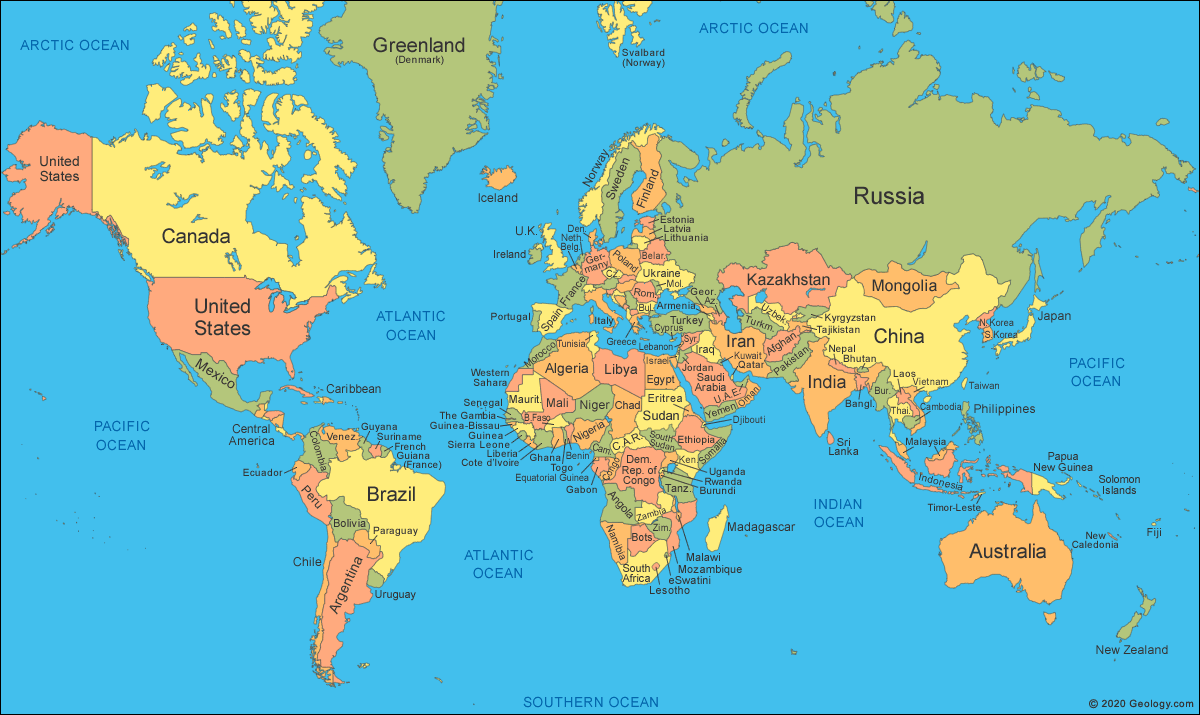
#> input picture sem_3/nlp/important_coding_questions/unit_3_image_translation/world-map.map.gif, 1200 x 715 px, found by its file name
$ python image_translation.py
#> lines starting #> are read from the running program, lines starting #| are printed output that depends on the picture

# ==========================================
# COMPUTER VISION - IMAGE TRANSFORMATION
# ==========================================

import cv2
import numpy as np

# 1. Load image
image = cv2.imread("C:\\Users\\piyush kumar\\OneDrive\\Desktop\\GitHub\\PESU\\sem_3\\nlp\\important_coding_questions\\unit_3_image_translation\\world-map.map.gif")
#> image is the input picture: shape (715, 1200, 3); mean B, G, R 195, 188.3, 110.8

if image is None:
    print("Image not found!")
    exit()

height, width = image.shape[:2]
#> height = 715; width = 1200
# print(height, width)

cv2.imshow("Original Image", image)


# ==========================================
# 2. TRANSLATION - MOVE IMAGE
# ==========================================

tx = 100
ty = 50

# Matrix shifts image right by 100 and down by 50
translation_matrix = np.float32([
    [1, 0, tx],
    [0, 1, ty]
])

translated = cv2.warpAffine(
    image, translation_matrix, (width, height)
)
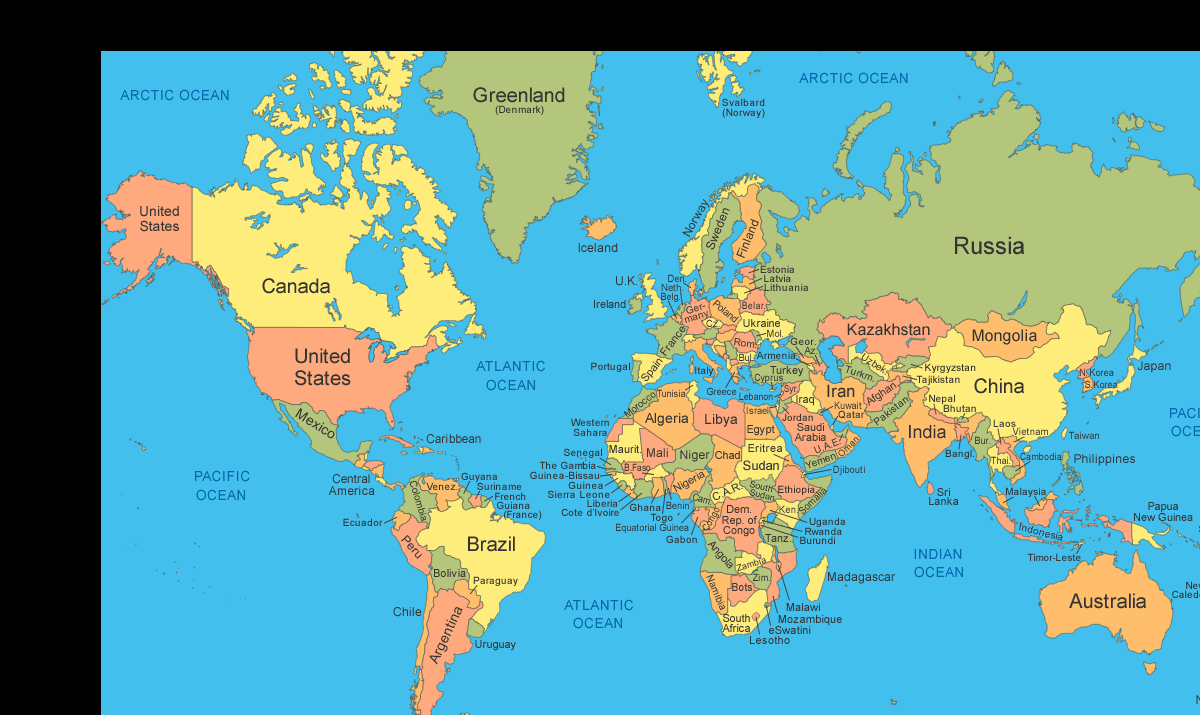
#> translated: shape (715, 1200, 3); mean B, G, R 161.7, 160.8, 100.6

cv2.imshow("Translation", translated)

# MCQ: Translation matrix is 2x3 in OpenCV.
# Positive tx = right; positive ty = down.


# ==========================================
# 3. SCALING - RESIZE IMAGE
# ==========================================

scaled = cv2.resize(image, None, fx=2, fy=2)

cv2.imshow("Scaling", scaled)

# MCQ:
# fx = horizontal scale factor
# fy = vertical scale factor
# fx=2, fy=2 doubles width and height.
# Scaling around the origin can be different from
# scaling around the image center.


# ==========================================
# 4. ROTATION - ROTATE BY 45 DEGREES
# ==========================================

center = (width // 2, height // 2)
#> center = (600, 357)

rotation_matrix = cv2.getRotationMatrix2D(
    center, 45, 1.0
)

rotated = cv2.warpAffine(
    image, rotation_matrix, (width, height)
)
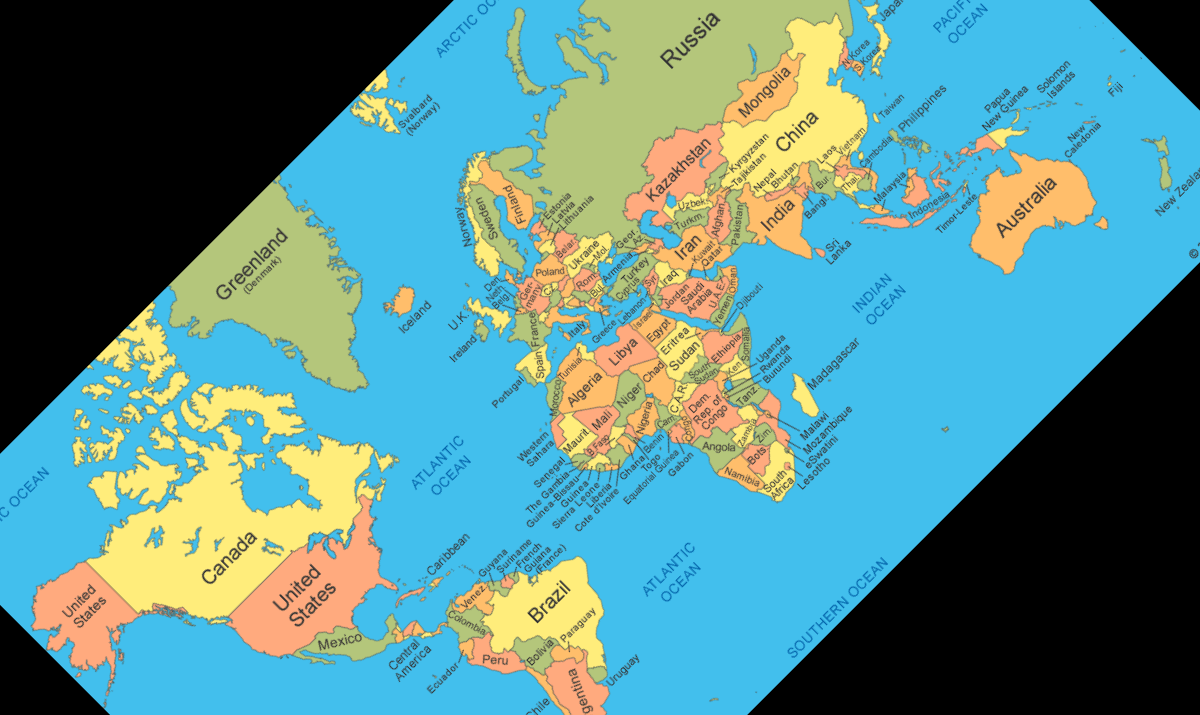
#> rotated: shape (715, 1200, 3); mean B, G, R 140.9, 140.8, 89.7

cv2.imshow("Rotation 45 Degrees", rotated)

# MCQ:
# getRotationMatrix2D(center, angle, scale)
# Positive angle = counter-clockwise rotation
# in the usual OpenCV coordinate convention.


# ==========================================
# 5. HORIZONTAL SHEARING
# ==========================================

shx = 0.5

horizontal_shear_matrix = np.float32([
    [1, shx, 0],
    [0, 1, 0]
])

horizontal_shear = cv2.warpAffine(
    image, horizontal_shear_matrix, (width, height)
)
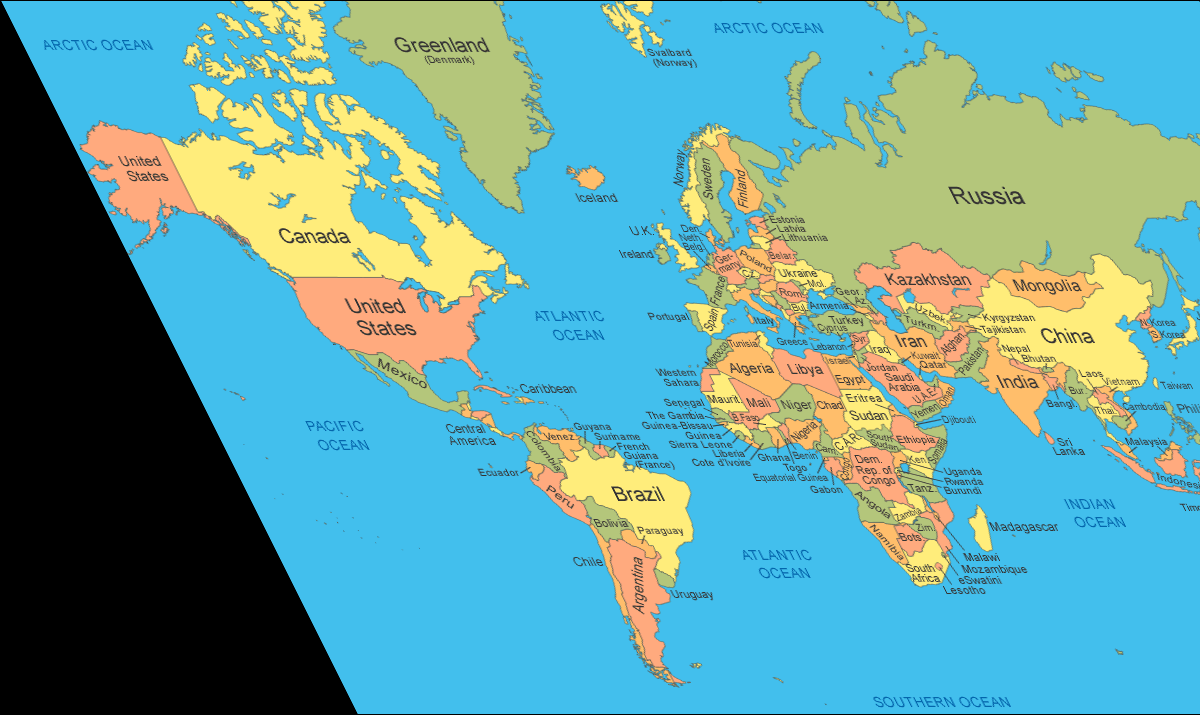
#> horizontal_shear: shape (715, 1200, 3); mean B, G, R 162.7, 160.6, 98.5

cv2.imshow("Horizontal Shearing", horizontal_shear)

# MCQ: x' = x + shx*y; y' = y.
# Horizontal shear changes the x-coordinate.


# ==========================================
# 6. VERTICAL SHEARING
# ==========================================

shy = 0.5

vertical_shear_matrix = np.float32([
    [1, 0, 0],
    [shy, 1, 0]
])

vertical_shear = cv2.warpAffine(
    image, vertical_shear_matrix, (width, height)
)
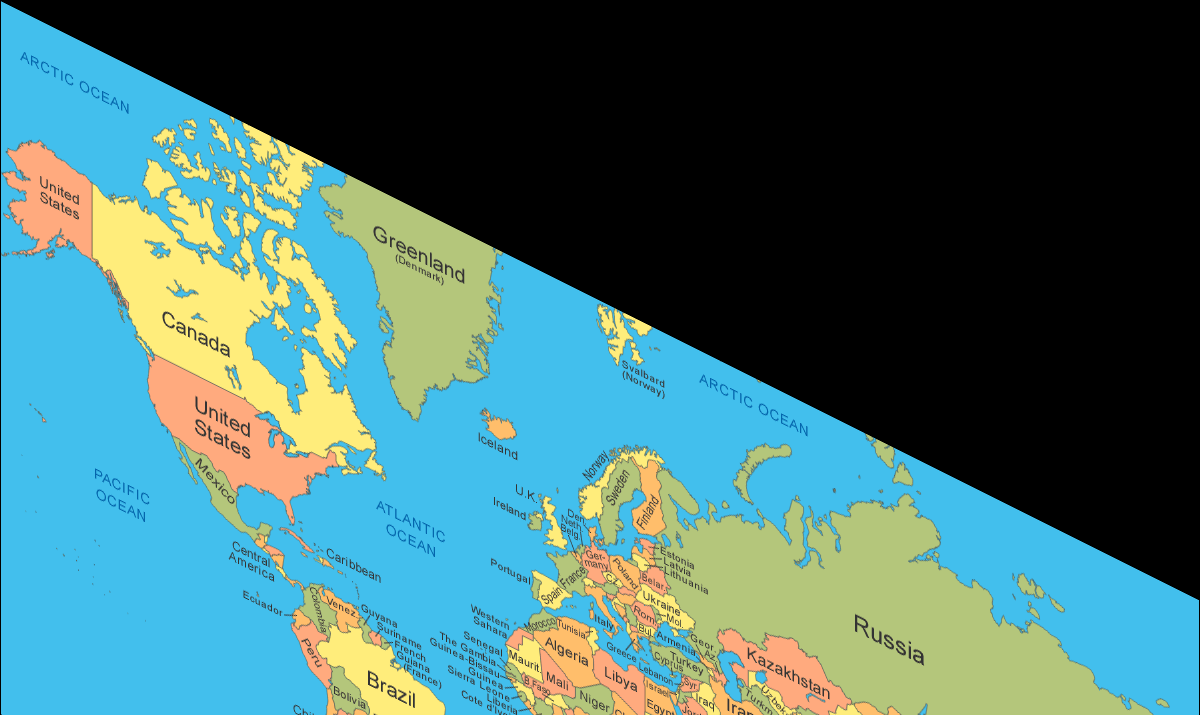
#> vertical_shear: shape (715, 1200, 3); mean B, G, R 108.8, 110, 69.7

cv2.imshow("Vertical Shearing", vertical_shear)

# MCQ: x' = x; y' = y + shy*x.
# Vertical shear changes the y-coordinate.


# ==========================================
# 7. AFFINE TRANSFORMATION
# ==========================================

# Select three points from the original image.
source_points = np.float32([
    [50, 50],
    [200, 50],
    [50, 200]
])

# Specify where those points should move.
destination_points = np.float32([
    [10, 100],
    [200, 80],
    [100, 250]
])

# Three point pairs determine a 2D affine transform.
affine_matrix = cv2.getAffineTransform(
    source_points, destination_points
)

affine = cv2.warpAffine(
    image, affine_matrix, (width, height)
)
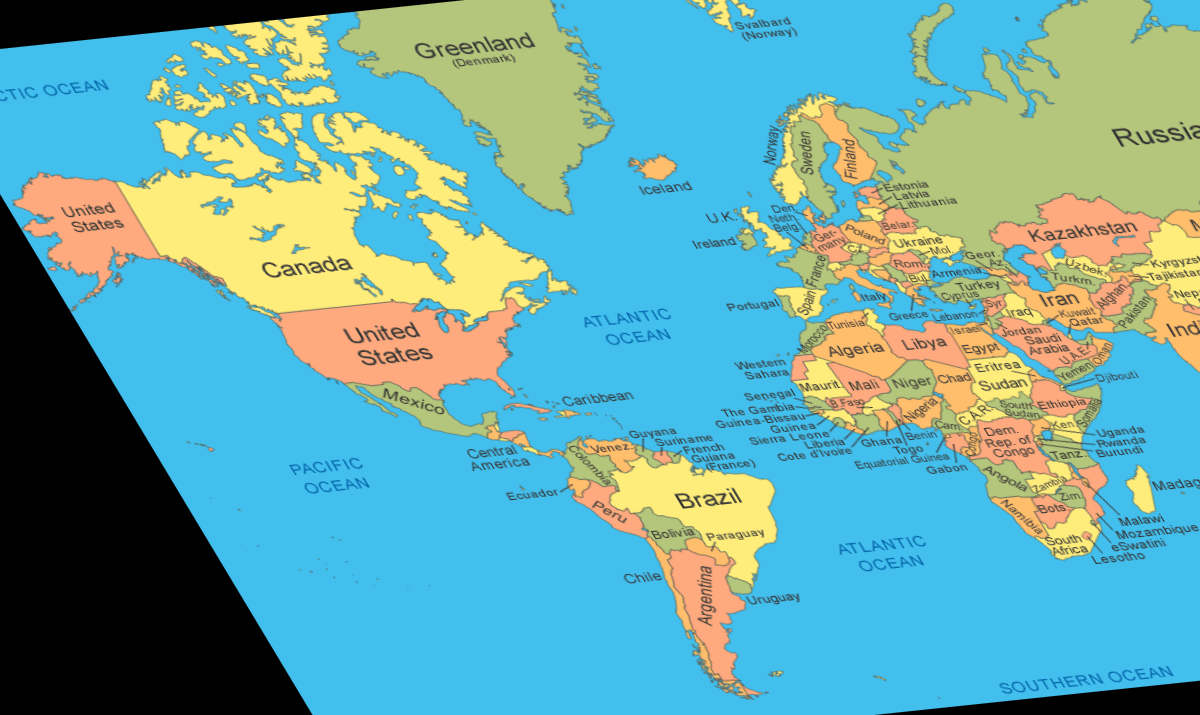
#> affine: shape (715, 1200, 3); mean B, G, R 167.6, 167.1, 105.8

cv2.imshow("Affine Transformation", affine)

# MCQ:
# getAffineTransform() uses 3 corresponding point pairs.
# warpAffine() applies the 2x3 transformation matrix.
# Affine transformations preserve straight lines
# and parallelism.


# ==========================================
# 8. SAVE TRANSFORMED IMAGES
# ==========================================

cv2.imwrite("C:\\Users\\piyush kumar\\OneDrive\\Desktop\\GitHub\\PESU\\sem_3\\nlp\\important_coding_questions\\unit_3_image_translation\\translated.jpg", translated)
cv2.imwrite("C:\\Users\\piyush kumar\\OneDrive\\Desktop\\GitHub\\PESU\\sem_3\\nlp\\important_coding_questions\\unit_3_image_translation\\scaled.jpg", scaled)
cv2.imwrite("C:\\Users\\piyush kumar\\OneDrive\\Desktop\\GitHub\\PESU\\sem_3\\nlp\\important_coding_questions\\unit_3_image_translation\\rotated.jpg", rotated)
cv2.imwrite("C:\\Users\\piyush kumar\\OneDrive\\Desktop\\GitHub\\PESU\\sem_3\\nlp\\important_coding_questions\\unit_3_image_translation\\horizontal_shear.jpg", horizontal_shear)
cv2.imwrite("C:\\Users\\piyush kumar\\OneDrive\\Desktop\\GitHub\\PESU\\sem_3\\nlp\\important_coding_questions\\unit_3_image_translation\\vertical_shear.jpg", vertical_shear)
cv2.imwrite("C:\\Users\\piyush kumar\\OneDrive\\Desktop\\GitHub\\PESU\\sem_3\\nlp\\important_coding_questions\\unit_3_image_translation\\affine.jpg", affine)

# imwrite() saves an image to disk.


# ==========================================
# 9. CLOSE WINDOWS
# ==========================================

cv2.waitKey(0)
cv2.destroyAllWindows()

# waitKey(0) waits until a key is pressed.
# destroyAllWindows() closes all OpenCV windows.
